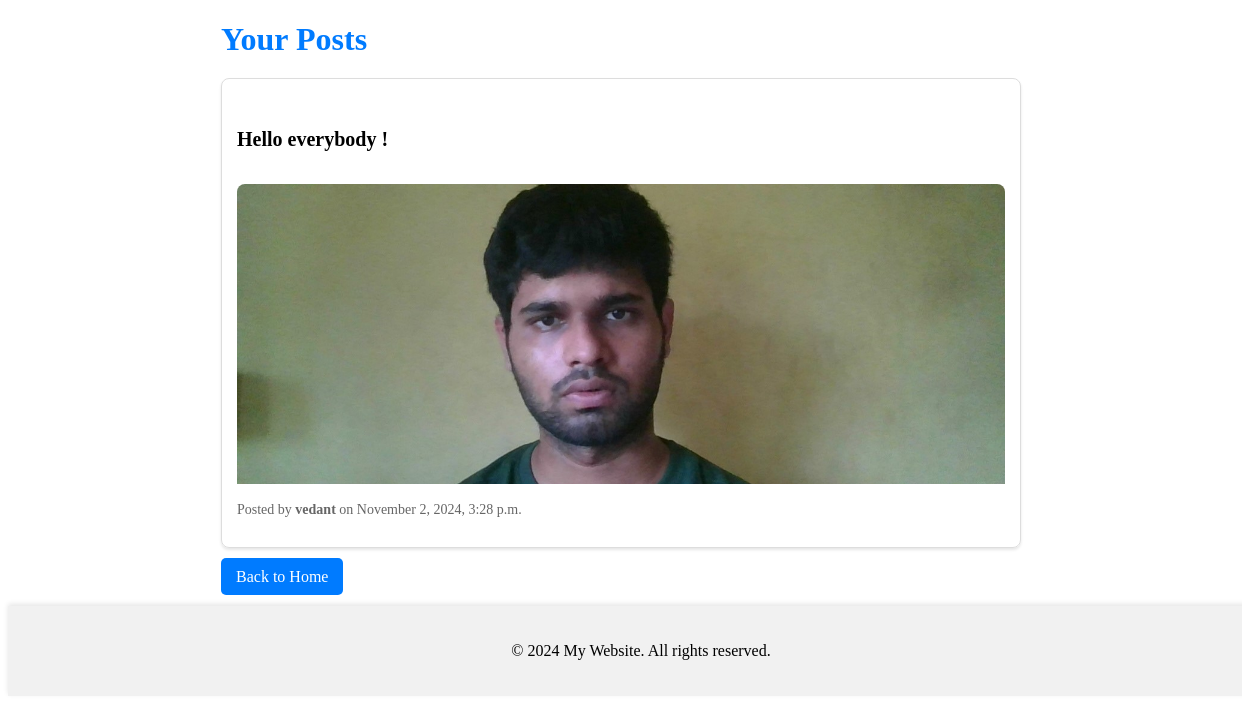
/your-posts/ (signed in), run on the app's committed database.
### home/models.py (models this page shows, shortened)
class Post(models.Model):
    user = models.ForeignKey(User, on_delete=models.CASCADE)
    content_image = models.ImageField(upload_to='post_images/', blank=True, null=True)  # Field for images
    content_video = models.FileField(upload_to='post_videos/', blank=True, null=True)  # Field for videos
    caption = models.TextField()
    created_at = models.DateTimeField(auto_now_add=True)

### home/views.py (the view)
# urls.py: path('your-posts/', view_posts, name='view_posts'),
@login_required
def view_posts(request):
    user_posts = Post.objects.filter(user=request.user)  # Fetch posts created by the logged-in user
    return render(request, 'view_posts.html', {'user_posts': user_posts})

### home/templates/view_posts.html (shortened to what this page needs)
{% extends 'base.html' %}
{% block start %}
    <div class="container mt-5">
        <h1 class="mb-4">Your Posts</h1>
        {% for post in user_posts %}
            <div class="card mb-3 shadow-sm">
                <div class="card-body">
                    <h5 class="card-title">{{ post.caption }}</h5>
                    {% if post.content_image %}
                        <img src="{{ post.content_image.url }}" class="card-img-top" alt="Post Image" style="object-fit: cover; height: 300px;">
                    {% elif post.content_video %}
                        <video controls class="card-img-top" style="height: 300px; object-fit: cover;">
                            <source src="{{ post.content_video.url }}" type="video/mp4">
                            Your browser does not support the video tag.
                        </video>
                    {% endif %}
                    <p class="card-text mt-2">Posted by <strong>{{ post.user.username }}</strong> on {{ post.created_at|date:"F j, Y, g:i a" }}</p>
                </div>
            </div>
        {% empty %}
            <div class="alert alert-info" role="alert">No posts available.</div>
        {% endfor %}
        <a href="{% url 'home' %}" class="btn btn-primary">Back to Home</a>
    </div>
{% endblock %}

### public/static/css/style.css (style rules this page uses)
.btn { padding: 10px 15px; font-size: 16px; border: none; border-radius: 5px; background-color: #007bff; color: white; text-decoration: none; transition: background-color 0.3s ease; }
.card { border: 1px solid #ddd; border-radius: 8px; box-shadow: 0 2px 3px rgba(0, 0, 0, 0.1); margin-bottom: 20px; overflow: hidden; }
.card-body { padding: 15px; }
.card-title { font-size: 20px; font-weight: bold; }
.card-text { font-size: 14px; color: #666; }
h1 { color: #007bff; margin-bottom: 20px; }
.container { max-width: 800px; margin: auto; }
.card-img-top { border-top-left-radius: 8px; border-top-right-radius: 8px; width: 100%; }

### data on the page
Post: caption "Hello everybody !", content_image (picture), user.username "vedant", created_at "November 2, 2024, 3:28 p.m."
